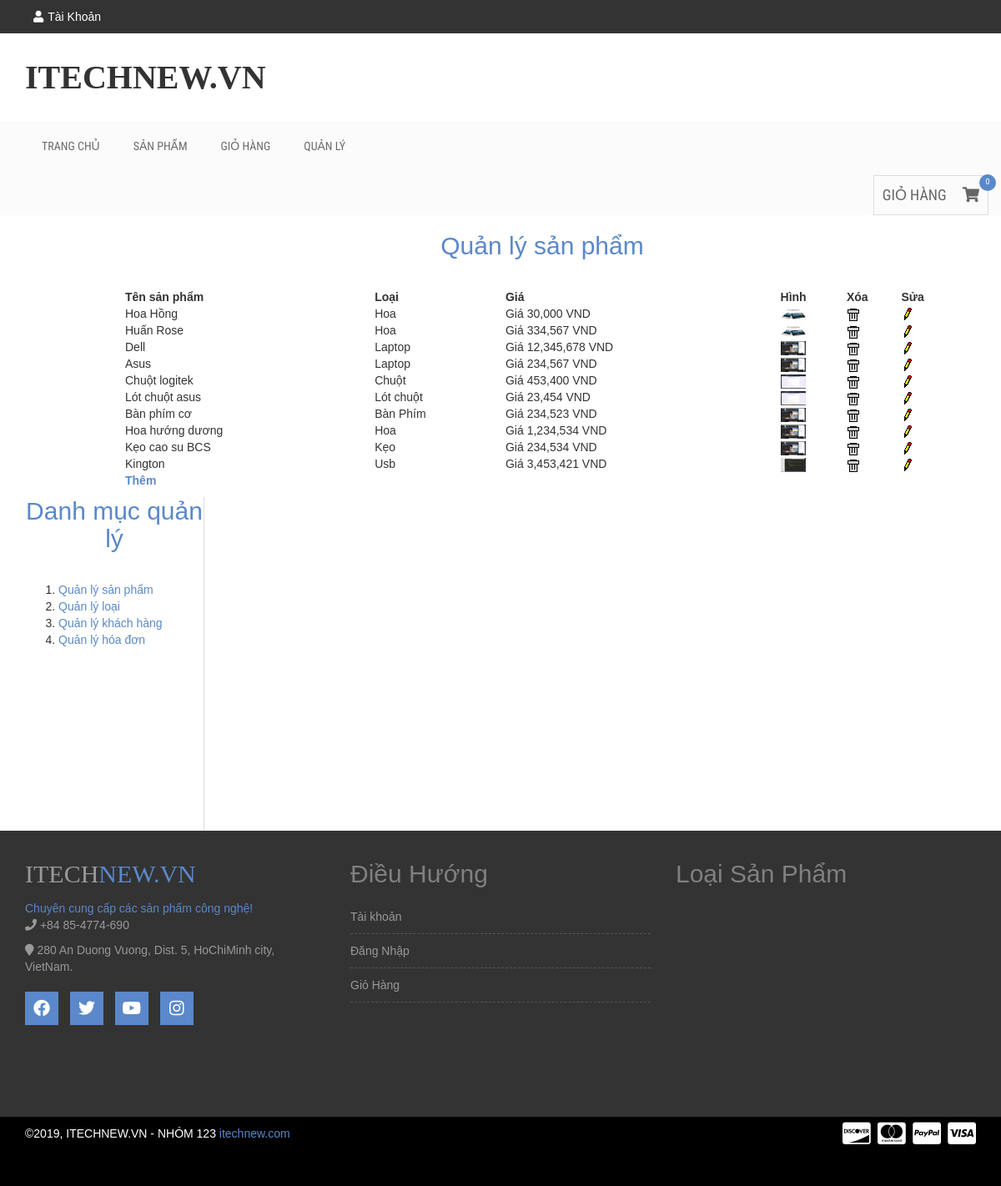
The app's page /admin.php with its own data.
### tables this page shows
CREATE TABLE `hanghoa` (
  `MaHH` int(2) NOT NULL,
  `TenHH` varchar(200) NOT NULL,
  `DonGia` int(20) NOT NULL,
  `Hinh` varchar(300) NOT NULL,
  `MaLoai` int(2) NOT NULL
);

CREATE TABLE `loai` (
  `MaLoai` int(2) NOT NULL,
  `TenLoai` varchar(200) NOT NULL,
  `MoTa` varchar(500) NOT NULL
);

### Controller/HangHoa/Manage.php (called while the page is built)
<?php
	include_once("Model/HangHoa.php");
	$pro = new HangHoa();
	$ret = $pro->getHangHoaManage();
	include_once("View/HangHoa/Manage.php");
?>

### Model/HangHoa.php (called while the page is built, shortened)
<?php
	include_once("DataProvider.php");
	class HangHoa{
		private $da;
		function __construct(){
			$this->da = new DataProvider();
		}
		function getHangHoaManage(){
			$sql="Select hh.MaHH,hh.TenHH,hh.DonGia,hh.Hinh,l.TenLoai from HangHoa hh join Loai l on hh.MaLoai=l.MaLoai";
			return $this->da->FetchAll($sql);
		}
	}
?>

### Model/DataProvider.php (called while the page is built, shortened)
<?php
	class DataProvider{
		private $link;
		function __construct()
		{
			$this->link=mysqli_connect("localhost","root","","nhom123");
		}
		function ExecuteQuery($sql)
		{
			mysqli_query($this->link,"set names utf8");
			return mysqli_query($this->link, $sql);
		}
		function FetchAll($sql){
			$arr=array();
			$r = $this->ExecuteQuery($sql);
			while($row = mysqli_fetch_assoc($r)){
				$arr[]=$row;
			}
			return $arr;
		}
	}
?>

### View/HangHoa/Manage.php (the view)
<br>
<div style="width: 1000px; float: right; margin-right: 50px;">
<center><h2><a href="admin.php?mod=hanghoa&act=manage">Quản lý sản phẩm</a></h2></center><br>
	<table width="100%">
    <tr class="title"><th>Tên sản phẩm</th><th>Loại</th><th>Giá</th><th>Hình</th><th>Xóa</th><th>Sửa</th></tr>
    <?php
	foreach($ret as $row)
	{
		echo "<tr><td>";
		echo $row['TenHH']."</td><td>";
		echo $row['TenLoai']."</td><td>";
		echo "Giá ".number_format($row["DonGia"],0)." VND</td><td>";
		echo "<img src=\"Upload/$row[Hinh]\" width=\"30\" /></td><td>";
		echo "<a href=\"admin.php?mod=hanghoa&act=xoa&id=$row[MaHH]\" onclick=\"return IsDelete()\"><img src=\"Images/Delete.gif\" /></a></td><td>";
		echo "<a href=\"admin.php?mod=hanghoa&act=sua&id=$row[MaHH]\"><img src=\"Images/Edit.gif\" /></a>";
		echo "</td></tr>";
	}
	?>
    </table>
<p class="btn-more box noprint"><strong><a href="admin.php?mod=hanghoa&act=them">Thêm</a></strong></p>
</div>

### css/style.css (style rules this page uses)
img { max-width: 100%; height: auto; }
h1, h2, h3, h4, h5, h6 { margin: 0 0 15px; }
body { font-family:Arial, Helvetica, sans-serif; }
a { color: #5a88ca }
body { width: 100%; }

### records on screen
hanghoa: TenHH "Hoa Hồng", MaLoai.TenLoai "Hoa", DonGia "30,000", Hinh (picture)
hanghoa: TenHH "Huấn Rose", MaLoai.TenLoai "Hoa", DonGia "334,567", Hinh (picture)
hanghoa: TenHH "Dell", MaLoai.TenLoai "Laptop", DonGia "12,345,678", Hinh (picture)
hanghoa: TenHH "Asus", MaLoai.TenLoai "Laptop", DonGia "234,567", Hinh (picture)
hanghoa: TenHH "Chuột logitek", MaLoai.TenLoai "Chuột", DonGia "453,400", Hinh (picture)
hanghoa: TenHH "Lót chuột asus", MaLoai.TenLoai "Lót chuột", DonGia "23,454", Hinh (picture)
hanghoa: TenHH "Bàn phím cơ", MaLoai.TenLoai "Bàn Phím", DonGia "234,523", Hinh (picture)
hanghoa: TenHH "Hoa hướng dương", MaLoai.TenLoai "Hoa", DonGia "1,234,534", Hinh (picture)
hanghoa: TenHH "Kẹo cao su BCS", MaLoai.TenLoai "Kẹo", DonGia "234,534", Hinh (picture)
hanghoa: TenHH "Kington", MaLoai.TenLoai "Usb", DonGia "3,453,421", Hinh (picture)
